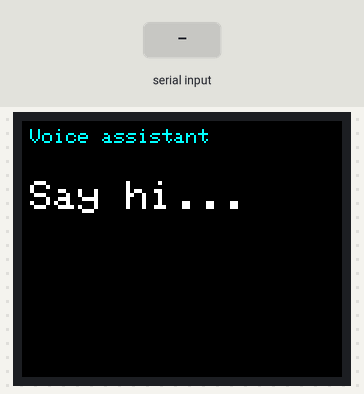
Simulated run of this program. Board: ESP32. Parts: 160×128 colour display. Inputs (shaded band) come from the test bench. What the program prints to the serial monitor is not drawn.

Above: at 1.3 s.
1.4 s: "hi\n" received over the second serial link
At 1.9 s:
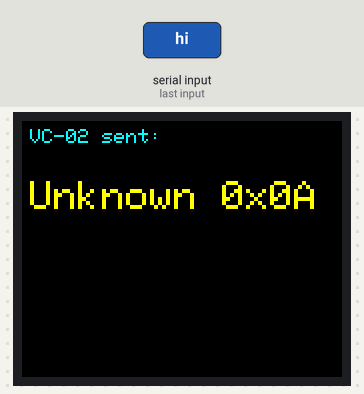
2.9 s: "hi\n" received over Serial
At 3.8 s:
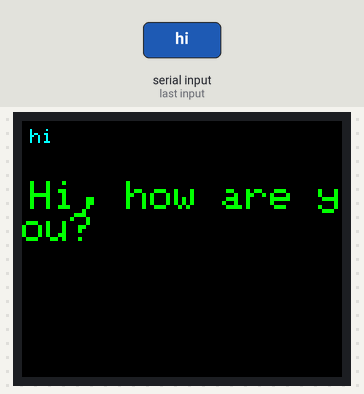
4.4 s: "hello\n" received over Serial
At 4.9 s:
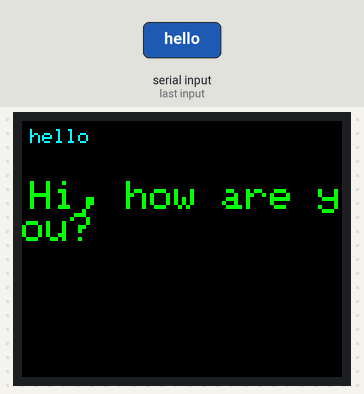
5.9 s: "how are you\n" received over Serial
At 7.1 s:
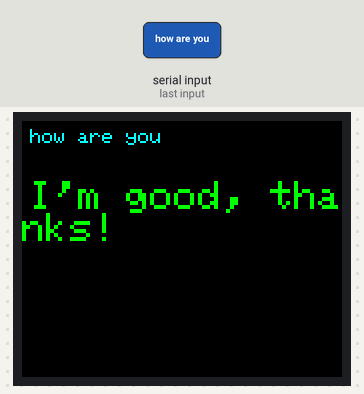
7.4 s: "bye\n" received over Serial
At 8.4 s:
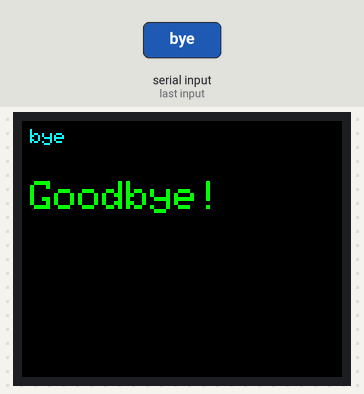
8.9 s: "hello\n" received over the second serial link
At 10.1 s:
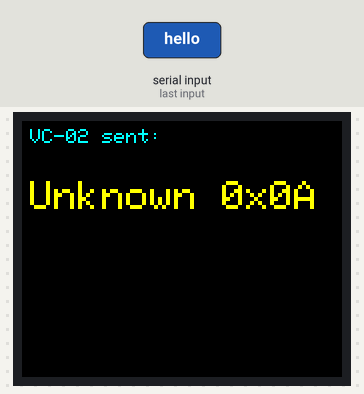
Timing chart, 0 to 11.5 s (numbered marks = the images above; inputs shaded):
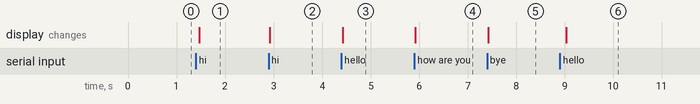

The program:

main.cpp
```cpp
#include <Arduino.h>
#include <SPI.h>
#include <Adafruit_GFX.h>
#include <Adafruit_ST7735.h>

// VC-02 on UART2: VC-02 TX1 -> ESP32 D16 (RX), VC-02 RX1 -> ESP32 D17 (TX)
static const int VC02_RX = 16;
static const int VC02_TX = 17;
static const uint32_t VC02_BAUD = 9600;  // change here if the VC-02 firmware uses another rate

// TFT (1.8" 128x160 ST7735): SCK=D18, SDA(MOSI)=D23, CS=D5, A0(DC)=D4, RESET=D2
static const int TFT_CS = 5;
static const int TFT_DC = 4;
static const int TFT_RST = 2;

HardwareSerial vc02(2);
Adafruit_ST7735 tft(TFT_CS, TFT_DC, TFT_RST);  // uses hardware SPI (SCK D18, MOSI D23)

const char *replyForByte(uint8_t b) {
  switch (b) {
    case 0x01: return "Hi, how are you?";
    case 0x02: return "I'm good, thanks!";
    case 0x03: return "Goodbye!";
    default: return nullptr;
  }
}

const char *replyFor(String cmd) {
  cmd.trim();
  cmd.toLowerCase();
  if (cmd == "hi" || cmd == "hello") return "Hi, how are you?";
  if (cmd == "how are you") return "I'm good, thanks!";
  if (cmd == "bye") return "Goodbye!";
  return nullptr;
}

void showText(const char *title, const char *text, uint16_t color) {
  tft.fillScreen(ST77XX_BLACK);
  tft.setTextWrap(true);
  tft.setTextColor(ST77XX_CYAN);
  tft.setTextSize(1);
  tft.setCursor(4, 4);
  tft.print(title);
  tft.setTextColor(color);
  tft.setTextSize(2);
  tft.setCursor(4, 30);
  tft.print(text);
}

void setup() {
  Serial.begin(115200);
  vc02.begin(VC02_BAUD, SERIAL_8N1, VC02_RX, VC02_TX);

  tft.initR(INITR_BLACKTAB);  // if colours/offsets look wrong, try INITR_GREENTAB or INITR_REDTAB
  tft.setRotation(1);         // landscape
  showText("Voice assistant", "Say hi...", ST77XX_WHITE);

  Serial.println("Ready. Say a command to the VC-02, or type hi / how are you / bye here.");
}

void loop() {
  while (vc02.available()) {
    uint8_t b = vc02.read();
    Serial.printf("VC-02 -> 0x%02X\n", b);
    const char *r = replyForByte(b);
    if (r) {
      showText("You said:", r, ST77XX_GREEN);
    } else {
      char buf[24];
      snprintf(buf, sizeof(buf), "Unknown 0x%02X", b);
      showText("VC-02 sent:", buf, ST77XX_YELLOW);
    }
  }

  if (Serial.available()) {
    String line = Serial.readStringUntil('\n');
    line.trim();
    if (line.length()) {
      const char *r = replyFor(line);
      showText(line.c_str(), r ? r : "Unknown command", r ? ST77XX_GREEN : ST77XX_YELLOW);
    }
  }
}
```

Measured:
- after the input at 1.4 s, the display: changes after 0.07 s (image 1)
- after the input at 2.9 s, the display: changes at once (image 2)
- after the input at 4.4 s, the display: changes at once (image 3)
- after the input at 5.9 s, the display: changes at once (image 4)
- after the input at 7.4 s, the display: changes at once (image 5)
- after the input at 8.9 s, the display: changes after 0.13 s (image 6)
